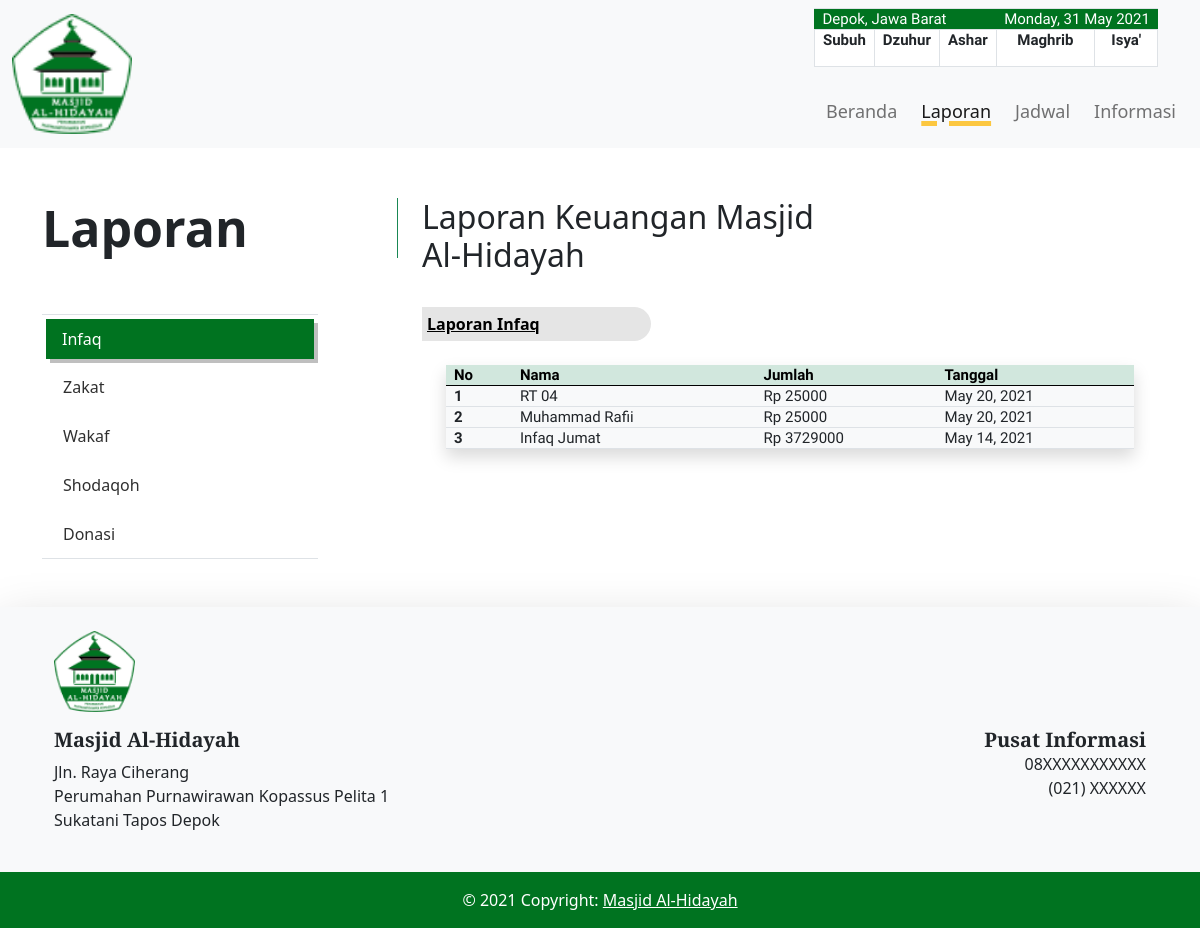
The app's page /laporan/ with its own data.
### appmasjid/models.py (models this page shows, shortened)
class InfaqModel(models.Model):
    tanggal = models.DateField(auto_now_add=False)
    jumlah = models.IntegerField()
    nama = models.CharField(max_length=100)

### appmasjid/views.py (the view)
# urls.py: path('laporan/', views.laporan, name='laporan'),
def laporan(request):
    solat = fetch_solat()
    solat = solat['results']['datetime'][0]['times']
    infaq = InfaqModel.objects.all()
    zakat = ZakatModel.objects.all()
    wakaf = WakafModel.objects.all()
    shodaqoh = ShodaqohModel.objects.all()
    donasi = DonasiModel.objects.all()
    return render(request, 'laporan.html', {'date': now, 'subuh': solat['Fajr'],
                                            'dzuhur': solat['Dhuhr'],
                                            'ashr': solat['Asr'],
                                            'maghrib': solat['Maghrib'],
                                            'isya': solat['Isha'],
                                            'navlaporan' : 'active',
                                            'infaq': infaq, 'zakat':zakat,
                                            'wakaf':wakaf,'shodaqoh':shodaqoh,
                                            'donasi':donasi})

### appmasjid/views.py (called while the page is built)
def fetch_solat():
    tanggal = timezone.now()
    tanggal = tanggal.strftime("%Y-%m-%d")
    data = requests.get(
        "https://api.pray.zone/v2/times/day.json?city=jakarta&date=" + tanggal)
    return data.json()

### templates/laporan.html (shortened to what this page needs)
{% extends 'base.html' %} {% block content %}
<div class="containter-fluid beranda3" style="padding-top: 50px">
    <div class="container">
        <div class="row pb-5">
            <div class="col-md-4">
                <h1 class="border-end border-success align-self-center" style="font-size: 50px">
                    <strong>Laporan</strong>
                </h1>
                <br />
                <br />
                <div class="col-md-4">
                    <ul class="nav nav-tabs flex-column">
                        <li class="nav-item mr-1 data">
                            <a href="#infaq" class="nav-link active" data-bs-toggle="tab">Infaq</a
              >
            </li>
            <li class="nav-item mr-1 data">
              <a href="#zakat" class="nav-link" data-bs-toggle="tab">Zakat</a>
                        </li>
                        <li class="nav-item mr-1 data">
                            <a href="#wakaf" class="nav-link" data-bs-toggle="tab">Wakaf</a
              >
            </li>
            <li class="nav-item mr-1 data">
              <a href="#shodaqoh" class="nav-link" data-bs-toggle="tab"
                >Shodaqoh</a
              >
            </li>
            <li class="nav-item mr-1 data">
              <a href="#donasi" class="nav-link" data-bs-toggle="tab"
                >Donasi</a
              >
            </li>
          </ul>
        </div>
      </div>
      <div class="col-md-8">
        <h2 class="d-none d-lg-block">Laporan Keuangan Masjid <br />Al-Hidayah</h2>
        <br />
        <div class="tab-content flex-center">
          <div class="data tab-pane fade show active" id="infaq">
            <div class="row">
              <div class="col-4">
                <a class="d-none d-lg-block"
                  style="
                    background-color: #e5e5e5;
                    padding: 5px;
                    padding-right: 100px;
                    border-radius: 0px 17.5px 17.5px 0px;
                    color: black;
                    font-weight: bold;
                  "
                  >Laporan Infaq <br
                /></a>
                </div>
            </div>
            <br />
            <div class="container-fluid">
                <table class="table shadow bg-light align-middle">
                    <thead class="table-success">
                        <tr>
                            <th scope="col">No</th>
                            <th scope="col">Nama</th>
                            <th scope="col">Jumlah</th>
                            <th scope="col">Tanggal</th>
                        </tr>
                    </thead>
                    <tbody>
                        {% for data in infaq %}
                        <tr>
                            <th scope="row">{{data.id}}</th>
                            <td>{{data.nama}}</td>
                            <td>Rp {{data.jumlah}}</td>
                            <td>{{data.tanggal}}</td>
                        </tr>
                        {% endfor %}
                    </tbody>
                </table>
            </div>
            <br />
        </div>
    </div>
</div>
</div>
</div>
</div>
{% endblock content %}

### static/css/base.css (style rules this page uses)
* { box-sizing: border-box; }
body { margin: 0; font-family: "Mulish", sans-serif; overflow-x: hidden!important }
tr { line-height: 4px; min-height: 5px; height: 5px; font-size: 15px; font-family: "Mulish"; }
.beranda3 ul { width: 276px; border-top: 1px solid #dee2e6; }
.beranda3 ul .active { background-color: #007320 !important; color: #ffffff !important; border-radius: 0; border: none !important; box-shadow: 4px 4px 0px rgba(0, 0, 0, 0.25) }
.beranda3 ul .nav-link { background-color: #ffffff; color: #303030; }
ul { list-style-type: none; margin: 0; padding: 0; }
ul>li { padding: 4px; color: #c5cae9; }

### records on screen
InfaqModel: id "1", nama "RT 04", jumlah "25000", tanggal "May 20, 2021"
InfaqModel: id "2", nama "Muhammad Rafii", jumlah "25000", tanggal "May 20, 2021"
InfaqModel: id "3", nama "Infaq Jumat", jumlah "3729000", tanggal "May 14, 2021"

### other values on screen
{{ date }} "Monday, 31 May 2021"
